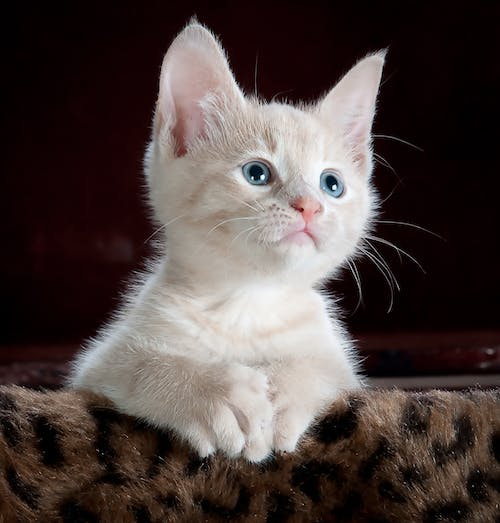
#> input picture white_cat.jpeg, 500 x 523 px
$ python PCA.py
#> lines starting #> are read from the running program, lines starting #| are printed output that depends on the picture
import cv2
import cv2 as cv
import matplotlib.pylab as plt
import numpy as np

#Gray scale image
img = cv.imread('white_cat.jpeg')
#> img is the input picture: shape (523, 500, 3); mean B, G, R 64.6, 67.2, 78.8
gray_image = cv.cvtColor(img, cv.COLOR_BGR2GRAY)
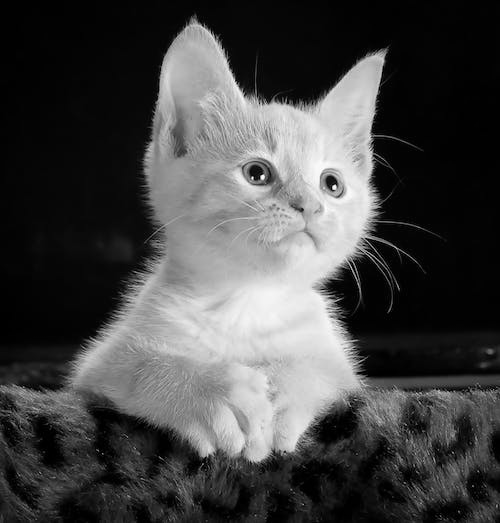
#> gray_image: shape (523, 500); min 0, max 254, mean 70.4
cv.imshow('img_original', gray_image)
original_image = cv.resize(gray_image, (500, 500))
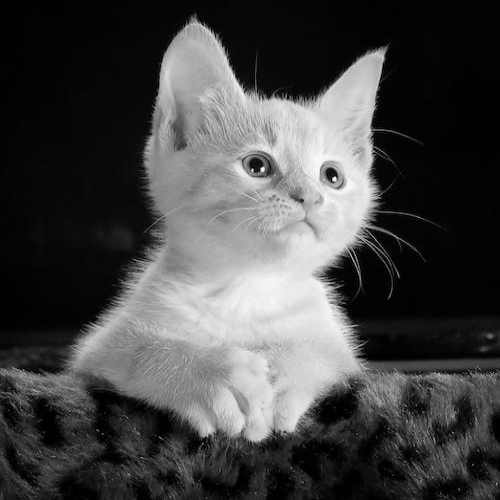
#> original_image: shape (500, 500); min 0, max 253, mean 70.3
matrix_image = cv.resize(gray_image, (500, 500))
# matrix_image = matrix_image.reshape((matrix_image.shape[0], matrix_image.shape[1]**2))

#Chuẩn hóa hình ảnh
mean_value = np.average(matrix_image, axis=0)
#> mean_value = 500 values, max 142.7 at index 213, min 12.62 at index 11, mean 70.28
matrix_normalized = matrix_image - np.average(matrix_image, axis=0)
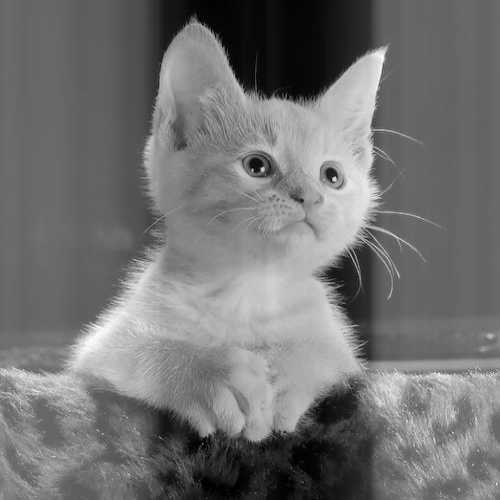
#> matrix_normalized: shape (500, 500) float64; min -142.1, max 172.9, mean 0; drawn with min black and max white

#Tìm ma trận hiệp phương sai
covariance_matrix = np.cov(matrix_normalized, rowvar=False)
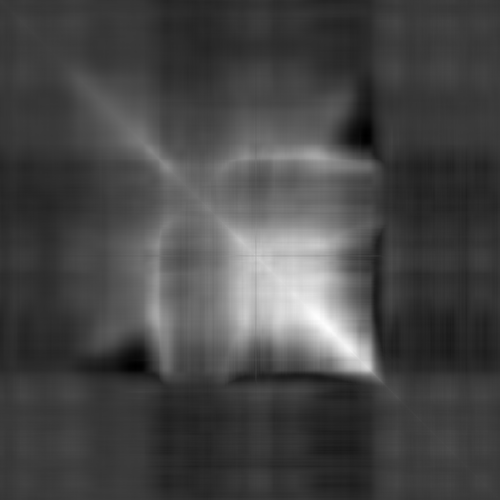
#> covariance_matrix: shape (500, 500) float64; min -2364.2, max 9840.1, mean 1031.7; drawn with min black and max white

#Tính toán vector riêng và giá trị riêng của ma trận hiệp phương sai
eigen_values, eigen_vector = np.linalg.eig(covariance_matrix)
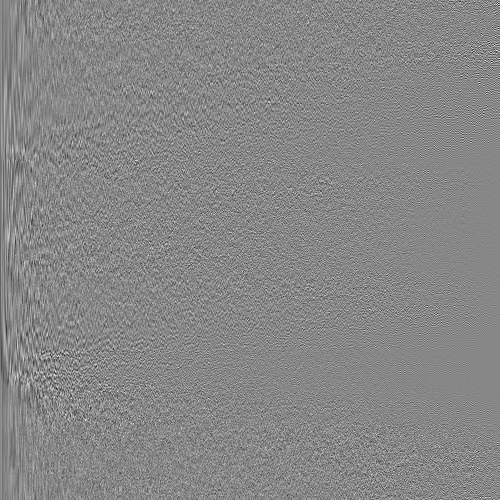
#> eigen_vector: shape (500, 500) float64; min -0.31, max 0.274, mean -0.000121; drawn with min black and max white
#> eigen_values = 500 values, max 983739.4 at index 0, min -3.42e-13 at index 499, mean 3693.6

sorted_index = np.argsort(eigen_values)[::-1]
#> sorted_index = 500 values, max 499 at index 499, min 0 at index 0, mean 249.5
sorted_values = eigen_values[sorted_index]
#> sorted_values has the same summary as eigen_values
sorted_eigenvectors = eigen_vector[:, sorted_index]

n_components = 500
eigenvector_subset = sorted_eigenvectors[:,0:n_components]
print(eigenvector_subset)
#> (printed output is left out)
#Chuyển đổi dữ liệu hình ảnh sang cơ sở mới
matrix_image = np.dot(np.transpose(eigenvector_subset), matrix_normalized)
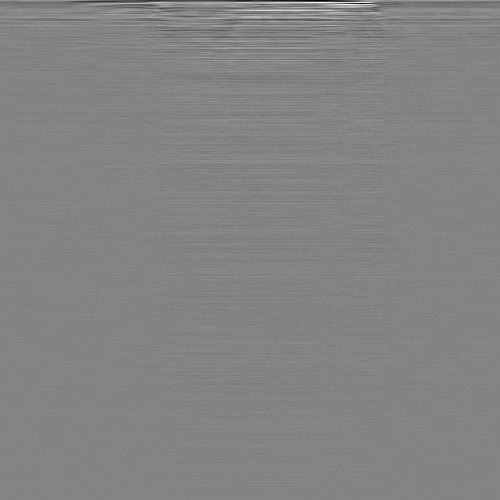
#> matrix_image: shape (500, 500) float64; min -1238.7, max 1154.4, mean -0.8; drawn with min black and max white
matrix_image = matrix_image
reconstructed_image = np.matmul(eigenvector_subset, matrix_image)
reconstructed_image.shape
reconstructed_image = reconstructed_image.real
# reconstructed_image = np.reshape(matrix_image, original_image)
cv.imshow('img', reconstructed_image)
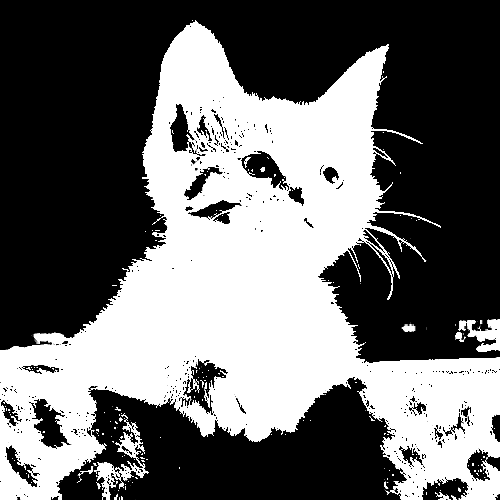
#> window 'img': shape (500, 500); min 0, max 255, mean 107
print(np.array_equal(reconstructed_image, matrix_normalized))
#| False
cv.waitKey(0)
